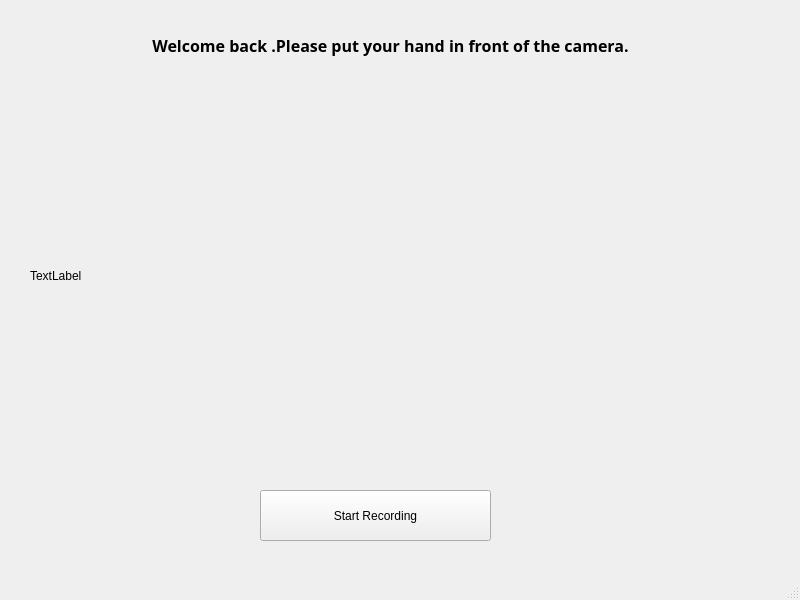
<?xml version="1.0" encoding="UTF-8"?>
<ui version="4.0">
 <class>hand_login_window</class>
 <widget class="QMainWindow" name="hand_login_window">
  <property name="geometry">
   <rect>
    <x>0</x>
    <y>0</y>
    <width>800</width>
    <height>600</height>
   </rect>
  </property>
  <property name="windowTitle">
   <string>Multimodal Authentication System - Hand</string>
  </property>
  <widget class="QWidget" name="centralwidget">
   <widget class="QPushButton" name="btn_start">
    <property name="geometry">
     <rect>
      <x>260</x>
      <y>490</y>
      <width>231</width>
      <height>51</height>
     </rect>
    </property>
    <property name="text">
     <string>Start Recording</string>
    </property>
   </widget>
   <widget class="QLabel" name="image">
    <property name="geometry">
     <rect>
      <x>30</x>
      <y>90</y>
      <width>691</width>
      <height>371</height>
     </rect>
    </property>
    <property name="text">
     <string>TextLabel</string>
    </property>
   </widget>
   <widget class="QLabel" name="text">
    <property name="geometry">
     <rect>
      <x>30</x>
      <y>30</y>
      <width>721</width>
      <height>31</height>
     </rect>
    </property>
    <property name="font">
     <font>
      <family>Hack</family>
      <pointsize>12</pointsize>
      <weight>75</weight>
      <bold>true</bold>
     </font>
    </property>
    <property name="text">
     <string>Welcome back .Please put your hand in front of the camera.</string>
    </property>
    <property name="alignment">
     <set>Qt::AlignCenter</set>
    </property>
   </widget>
  </widget>
  <widget class="QMenuBar" name="menubar">
   <property name="geometry">
    <rect>
     <x>0</x>
     <y>0</y>
     <width>800</width>
     <height>24</height>
    </rect>
   </property>
  </widget>
  <widget class="QStatusBar" name="statusbar"/>
 </widget>
 <resources/>
 <connections/>
</ui>
